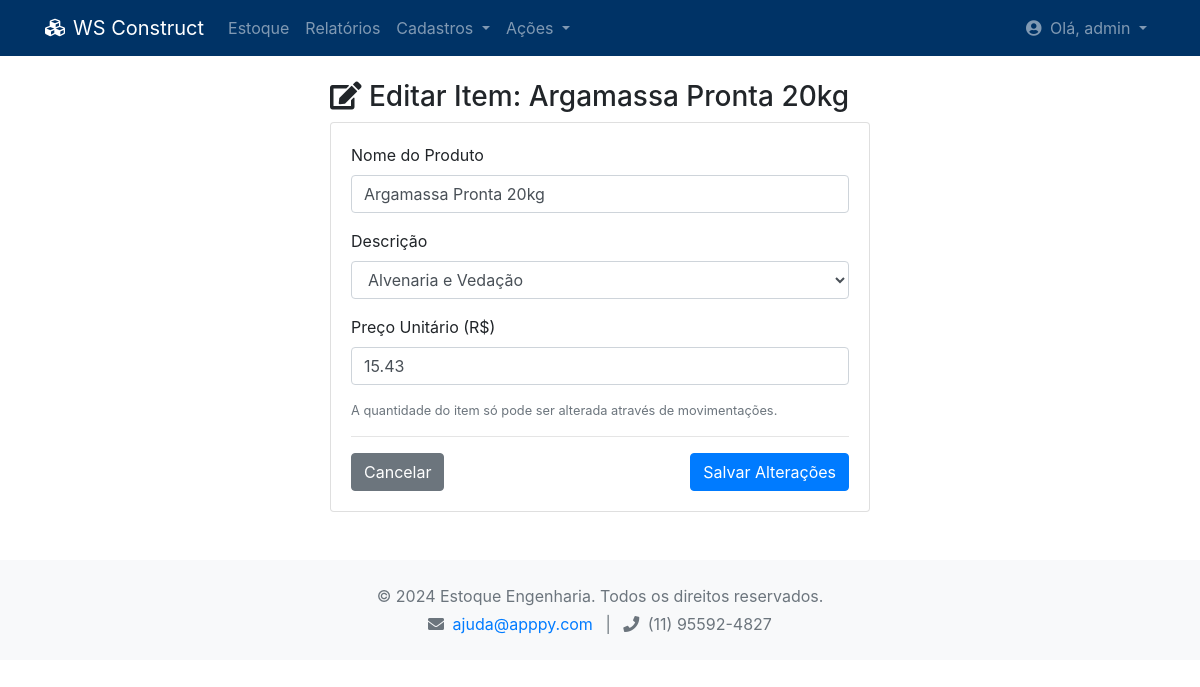
Page /estoque/editar/10 (signed in) on the committed database.
### tables this page shows
CREATE TABLE itens_estoque (
        id INTEGER PRIMARY KEY AUTOINCREMENT,
        nome TEXT UNIQUE NOT NULL,
        descricao_id INTEGER,
        quantidade INTEGER NOT NULL DEFAULT 0,
        preco_unitario REAL,
        FOREIGN KEY (descricao_id) REFERENCES descricoes (id)
    );

CREATE TABLE descricoes (
        id INTEGER PRIMARY KEY AUTOINCREMENT,
        nome TEXT UNIQUE NOT NULL
    );

### app.py (the view, shortened to what this page needs)
@app.route('/estoque/editar/<int:id>', methods=['GET', 'POST'])
def editar_item(id):
    usuario = session.get('usuario')
    if not usuario or usuario['role'] != 'administracao':
        flash("Acesso negado.", "danger")
        return redirect(url_for('ver_estoque'))
    item_para_editar = estoque.get_item(id)
    if not item_para_editar:
        flash("Item não encontrado.", "warning")
        return redirect(url_for('ver_estoque'))
    descricoes_disponiveis = gerenciamento.listar_descricoes()
    return render_template('estoque_item_editar.html', usuario=usuario, item=item_para_editar, descricoes=descricoes_disponiveis)

### app.py (called while the page is built)
@app.context_processor
def inject_permissions():
    return dict(PERMISSOES=auth.PERMISSOES)

@app.context_processor
def inject_auth():
    return dict(auth=auth)

@app.context_processor
def inject_notifications():
    if 'usuario' in session and session['usuario']['role'] == 'administracao':
        pedidos_pendentes_count = len(pedidos.listar_pedidos_pendentes())
        return dict(pedidos_pendentes_count=pedidos_pendentes_count)
    return dict(pedidos_pendentes_count=0)

### database.py (called while the page is built)
def conectar_bd():
    try:
        conn = sqlite3.connect(DB_NAME)
        conn.row_factory = sqlite3.Row
        return conn
    except sqlite3.Error as e:
        logging.error(f"Erro ao conectar ao banco de dados: {e}")
        return None

### estoque.py (called while the page is built)
def get_item(item_id: int):
    conn = conectar_bd()
    if not conn: return None
    cursor = conn.cursor()
    cursor.execute("SELECT * FROM itens_estoque WHERE id = ?", (item_id,))
    item = cursor.fetchone()
    conn.close()
    return dict(item) if item else None

### gerenciamento.py (called while the page is built)
def listar_descricoes():
    conn = conectar_bd()
    if not conn: return []
    cursor = conn.cursor()
    cursor.execute("SELECT id, nome FROM descricoes ORDER BY nome")
    descricoes = cursor.fetchall()
    conn.close()
    return [dict(d) for d in descricoes]

### pedidos.py (called while the page is built, shortened)
def listar_pedidos_pendentes():
    conn = conectar_bd()
    if not conn: return []
    cursor = conn.cursor()
    cursor.execute("""
        SELECT p.id, p.data_solicitacao, p.tipo, p.justificativa,
               u.username as solicitante_nome, o.nome as obra_nome
        FROM pedidos p
        JOIN usuarios u ON p.solicitante_id = u.id
        LEFT JOIN obras o ON p.obra_id = o.id
        WHERE p.status = 'pendente'
        ORDER BY p.data_solicitacao ASC
    """)
    pedidos_rows = cursor.fetchall()
    pedidos_formatados = []
    conn.close()
    return pedidos_formatados

### templates/estoque_item_editar.html (shortened to what this page needs)
{% extends "base.html" %}
{% block content %}
    <div class="row justify-content-center">
        <div class="col-md-6">
            <h3><i class="fas fa-edit"></i> Editar Item: {{ item.nome }}</h3>
            <div class="card">
                <div class="card-body">
                    <form action="{{ url_for('editar_item', id=item.id) }}" method="post">
                        <div class="form-group">
                            <label for="nome">Nome do Produto</label>
                            <input type="text" name="nome" class="form-control" value="{{ item.nome }}" required>
                        </div>
                        <div class="form-group">
                            <label for="descricao_id">Descrição</label>
                            <select name="descricao_id" class="form-control" required>
                                {% for d in descricoes %}
                                <option value="{{ d.id }}" {% if d.id == item.descricao_id %}selected{% endif %}>
                                    {{ d.nome }}
                                </option>
                                {% endfor %}
                            </select>
                        </div>
                        <div class="form-group">
                            <label for="preco_unitario">Preço Unitário (R$)</label>
                            <input type="text" name="preco_unitario" class="form-control" value="{{ '%.2f'|format(item.preco_unitario|float) }}" required>
                        </div>
                        <p class="text-muted small">A quantidade do item só pode ser alterada através de movimentações.</p>
                        <hr>
                        <div class="d-flex justify-content-between">
                            <a href="{{ url_for('ver_estoque') }}" class="btn btn-secondary">Cancelar</a>
                            <button type="submit" class="btn btn-primary">Salvar Alterações</button>
                        </div>
                    </form>
                </div>
            </div>
        </div>
    </div>
{% endblock %}

### rows in the picture
itens_estoque: nome "Argamassa Pronta 20kg", descricao_id "Alvenaria e Vedação", preco_unitario "15.43"

### other values in the picture
{{ usuario.username }} "admin"
